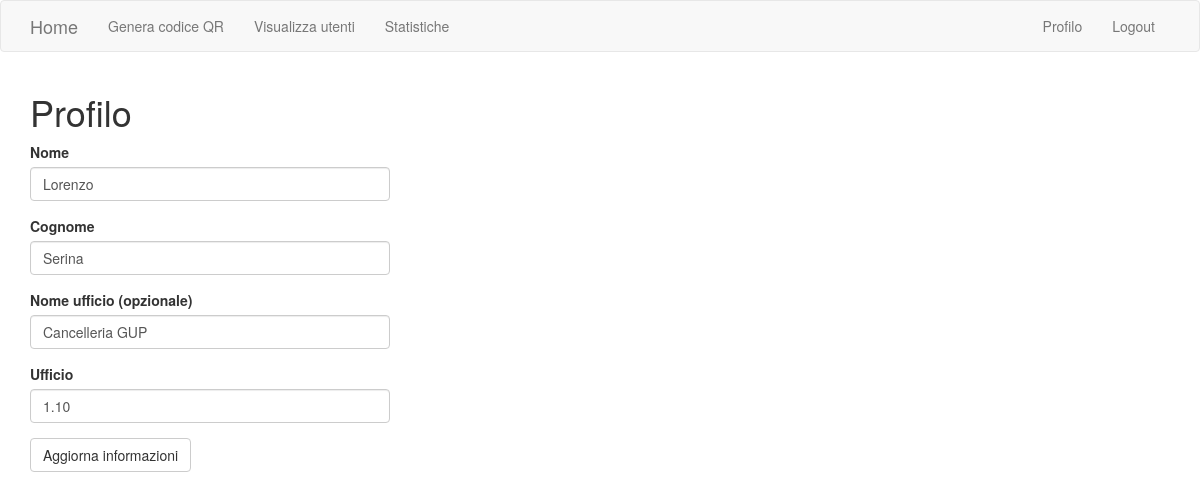
Screenshot of /user/1 (signed in) with the database file from the repository.
### app/models.py (models this page shows, shortened)
class User(UserMixin, db.Model):  # type: ignore
    id = db.Column(db.Integer, primary_key=True)
    nome = db.Column(db.String(32), index=True)
    cognome = db.Column(db.String(32), index=True)
    email = db.Column(db.String(64), index=True, unique=True)
    password = db.Column(db.String(128))
    nome_ufficio = db.Column(db.String(32), index=True)
    ufficio = db.Column(db.String(32), index=True)
    confirmed = db.Column(db.Boolean, default=False)
    superuser=db.Column(db.Boolean, default=False)

### app/user.py (the view, shortened to what this page needs)
@bp.route('/<id>', methods=('GET', 'POST'))
@login_required
def user(id):
    user = User.query.filter_by(id=id).first_or_404()
    class ModifyUserForm(FlaskForm):
        nome = StringField(current_app.config["LABELS"]["nome"],
                        default=user.nome,
                        validators=[DataRequired(message=current_app.config["LABELS"]["required"])])
        cognome = StringField(current_app.config["LABELS"]["cognome"],
                        default=user.cognome,
                        validators=[DataRequired(message=current_app.config["LABELS"]["required"])])
        nome_ufficio = StringField(current_app.config["LABELS"]["nome_ufficio_opz"],
                        default=user.nome_ufficio)
        ufficio = StringField(current_app.config["LABELS"]["ufficio"],
                        default=user.ufficio,
                        validators=[DataRequired(message=current_app.config["LABELS"]["required"])])
        submit = SubmitField(current_app.config["LABELS"]["modify"])
    form = ModifyUserForm()
    return render_template('user/user.html', form=form)

### app/user.py
    class ModifyUserForm(FlaskForm):
        nome = StringField(current_app.config["LABELS"]["nome"],
                        default=user.nome,
                        validators=[DataRequired(message=current_app.config["LABELS"]["required"])])
        cognome = StringField(current_app.config["LABELS"]["cognome"],
                        default=user.cognome,
                        validators=[DataRequired(message=current_app.config["LABELS"]["required"])])
        nome_ufficio = StringField(current_app.config["LABELS"]["nome_ufficio_opz"],
                        default=user.nome_ufficio)
        ufficio = StringField(current_app.config["LABELS"]["ufficio"],
                        default=user.ufficio,
                        validators=[DataRequired(message=current_app.config["LABELS"]["required"])])
        submit = SubmitField(current_app.config["LABELS"]["modify"])

### app/models.py (called while the page is built)
@login.user_loader
def load_user(id):
    try:
        user = User.query.get(int(id))
        if user.confirmed:
            return user
        else:
            return None
    except:
        return None

### app/templates/user/user.html
{% extends "base.html" %}
{% import 'bootstrap/wtf.html' as wtf %}
{% block app_content %}
    <h1>{{ config.LABELS.profilo }}</h1>
    <div class="row">
        <div class="col-md-4">
            {{ wtf.quick_form(form) }}
        </div>
    </div>
{% endblock %}

### rows the page displays
User: nome "Lorenzo", cognome "Serina", nome_ufficio "Cancelleria GUP", ufficio "1.10"

### other values shown
{{ config.LABELS.genera }} "Genera codice QR"
{{ config.LABELS.visualizza_utenti }} "Visualizza utenti"
{{ config.LABELS.statistics }} "Statistiche"
{{ config.LABELS.profilo }} "Profilo"
{{ config.LABELS.logout }} "Logout"
